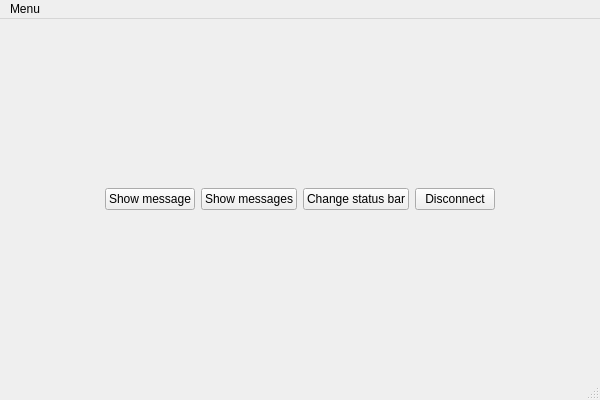
<?xml version="1.0" encoding="UTF-8"?>
<ui version="4.0">
 <class>Part_2Class</class>
 <widget class="QMainWindow" name="Part_2Class">
  <property name="geometry">
   <rect>
    <x>0</x>
    <y>0</y>
    <width>600</width>
    <height>400</height>
   </rect>
  </property>
  <property name="windowTitle">
   <string>Part_2</string>
  </property>
  <widget class="QWidget" name="centralWidget">
   <layout class="QVBoxLayout" name="verticalLayout">
    <item>
     <spacer name="verticalSpacer">
      <property name="orientation">
       <enum>Qt::Vertical</enum>
      </property>
      <property name="sizeHint" stdset="0">
       <size>
        <width>20</width>
        <height>139</height>
       </size>
      </property>
     </spacer>
    </item>
    <item>
     <layout class="QHBoxLayout" name="horizontalLayout">
      <item>
       <spacer name="horizontalSpacer">
        <property name="orientation">
         <enum>Qt::Horizontal</enum>
        </property>
        <property name="sizeHint" stdset="0">
         <size>
          <width>40</width>
          <height>20</height>
         </size>
        </property>
       </spacer>
      </item>
      <item>
       <widget class="QPushButton" name="btnShowMessage">
        <property name="text">
         <string>Show message</string>
        </property>
       </widget>
      </item>
      <item>
       <widget class="QPushButton" name="btnShowMessages">
        <property name="text">
         <string>Show messages</string>
        </property>
       </widget>
      </item>
      <item>
       <widget class="QPushButton" name="btnChangeStatusBar">
        <property name="text">
         <string>Change status bar</string>
        </property>
       </widget>
      </item>
      <item>
       <widget class="QPushButton" name="btnDisconnect">
        <property name="text">
         <string>Disconnect</string>
        </property>
       </widget>
      </item>
      <item>
       <spacer name="horizontalSpacer_2">
        <property name="orientation">
         <enum>Qt::Horizontal</enum>
        </property>
        <property name="sizeHint" stdset="0">
         <size>
          <width>40</width>
          <height>20</height>
         </size>
        </property>
       </spacer>
      </item>
     </layout>
    </item>
    <item>
     <spacer name="verticalSpacer_2">
      <property name="orientation">
       <enum>Qt::Vertical</enum>
      </property>
      <property name="sizeHint" stdset="0">
       <size>
        <width>20</width>
        <height>138</height>
       </size>
      </property>
     </spacer>
    </item>
   </layout>
  </widget>
  <widget class="QMenuBar" name="menuBar">
   <property name="geometry">
    <rect>
     <x>0</x>
     <y>0</y>
     <width>600</width>
     <height>26</height>
    </rect>
   </property>
   <widget class="QMenu" name="menuMenu">
    <property name="title">
     <string>Menu</string>
    </property>
    <addaction name="actionAction"/>
    <addaction name="actionToggle"/>
    <addaction name="separator"/>
    <addaction name="actionQuit"/>
   </widget>
   <addaction name="menuMenu"/>
  </widget>
  <widget class="QStatusBar" name="statusBar"/>
  <action name="actionAction">
   <property name="text">
    <string>Action</string>
   </property>
  </action>
  <action name="actionToggle">
   <property name="checkable">
    <bool>true</bool>
   </property>
   <property name="text">
    <string>Toggle</string>
   </property>
  </action>
  <action name="actionQuit">
   <property name="text">
    <string>Quit</string>
   </property>
  </action>
 </widget>
 <layoutdefault spacing="6" margin="11"/>
 <resources/>
 <connections/>
</ui>
